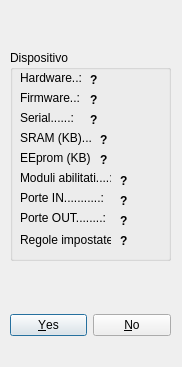
<?xml version="1.0" encoding="UTF-8"?>
<ui version="4.0">
 <class>Dialog_SerialSync</class>
 <widget class="QDialog" name="Dialog_SerialSync">
  <property name="geometry">
   <rect>
    <x>0</x>
    <y>0</y>
    <width>182</width>
    <height>367</height>
   </rect>
  </property>
  <property name="windowTitle">
   <string>Dialog</string>
  </property>
  <widget class="QGroupBox" name="groupBox_2">
   <property name="geometry">
    <rect>
     <x>10</x>
     <y>50</y>
     <width>161</width>
     <height>211</height>
    </rect>
   </property>
   <property name="title">
    <string>Dispositivo</string>
   </property>
   <widget class="QLabel" name="lb_modules">
    <property name="geometry">
     <rect>
      <x>110</x>
      <y>120</y>
      <width>21</width>
      <height>21</height>
     </rect>
    </property>
    <property name="font">
     <font>
      <weight>75</weight>
      <bold>true</bold>
     </font>
    </property>
    <property name="text">
     <string>?</string>
    </property>
   </widget>
   <widget class="QLabel" name="lb_rules">
    <property name="geometry">
     <rect>
      <x>110</x>
      <y>180</y>
      <width>21</width>
      <height>21</height>
     </rect>
    </property>
    <property name="font">
     <font>
      <weight>75</weight>
      <bold>true</bold>
     </font>
    </property>
    <property name="text">
     <string>?</string>
    </property>
   </widget>
   <widget class="QLabel" name="lb_memory">
    <property name="geometry">
     <rect>
      <x>90</x>
      <y>80</y>
      <width>41</width>
      <height>20</height>
     </rect>
    </property>
    <property name="font">
     <font>
      <weight>75</weight>
      <bold>true</bold>
     </font>
    </property>
    <property name="text">
     <string>?</string>
    </property>
   </widget>
   <widget class="QLabel" name="lb_hardware">
    <property name="geometry">
     <rect>
      <x>80</x>
      <y>20</y>
      <width>71</width>
      <height>20</height>
     </rect>
    </property>
    <property name="font">
     <font>
      <weight>75</weight>
      <bold>true</bold>
     </font>
    </property>
    <property name="text">
     <string>?</string>
    </property>
   </widget>
   <widget class="QLabel" name="label_11">
    <property name="geometry">
     <rect>
      <x>10</x>
      <y>120</y>
      <width>91</width>
      <height>16</height>
     </rect>
    </property>
    <property name="text">
     <string>Moduli abilitati....:</string>
    </property>
   </widget>
   <widget class="QLabel" name="label_12">
    <property name="geometry">
     <rect>
      <x>10</x>
      <y>140</y>
      <width>91</width>
      <height>16</height>
     </rect>
    </property>
    <property name="text">
     <string>Porte IN...........:</string>
    </property>
   </widget>
   <widget class="QLabel" name="label_13">
    <property name="geometry">
     <rect>
      <x>10</x>
      <y>180</y>
      <width>91</width>
      <height>20</height>
     </rect>
    </property>
    <property name="text">
     <string>Regole impostate.:</string>
    </property>
   </widget>
   <widget class="QLabel" name="label_14">
    <property name="geometry">
     <rect>
      <x>10</x>
      <y>80</y>
      <width>71</width>
      <height>16</height>
     </rect>
    </property>
    <property name="text">
     <string>SRAM (KB)...:</string>
    </property>
   </widget>
   <widget class="QLabel" name="lb_in">
    <property name="geometry">
     <rect>
      <x>110</x>
      <y>140</y>
      <width>21</width>
      <height>21</height>
     </rect>
    </property>
    <property name="font">
     <font>
      <weight>75</weight>
      <bold>true</bold>
     </font>
    </property>
    <property name="text">
     <string>?</string>
    </property>
   </widget>
   <widget class="QLabel" name="label_15">
    <property name="geometry">
     <rect>
      <x>10</x>
      <y>40</y>
      <width>61</width>
      <height>16</height>
     </rect>
    </property>
    <property name="text">
     <string>Firmware..:</string>
    </property>
   </widget>
   <widget class="QLabel" name="lb_firmware">
    <property name="geometry">
     <rect>
      <x>80</x>
      <y>40</y>
      <width>61</width>
      <height>20</height>
     </rect>
    </property>
    <property name="font">
     <font>
      <weight>75</weight>
      <bold>true</bold>
     </font>
    </property>
    <property name="text">
     <string>?</string>
    </property>
   </widget>
   <widget class="QLabel" name="label_16">
    <property name="geometry">
     <rect>
      <x>10</x>
      <y>20</y>
      <width>61</width>
      <height>16</height>
     </rect>
    </property>
    <property name="text">
     <string>Hardware..: </string>
    </property>
   </widget>
   <widget class="QLabel" name="label_18">
    <property name="geometry">
     <rect>
      <x>10</x>
      <y>160</y>
      <width>91</width>
      <height>16</height>
     </rect>
    </property>
    <property name="text">
     <string>Porte OUT........:</string>
    </property>
   </widget>
   <widget class="QLabel" name="lb_out">
    <property name="geometry">
     <rect>
      <x>110</x>
      <y>160</y>
      <width>21</width>
      <height>21</height>
     </rect>
    </property>
    <property name="font">
     <font>
      <weight>75</weight>
      <bold>true</bold>
     </font>
    </property>
    <property name="text">
     <string>?</string>
    </property>
   </widget>
   <widget class="QLabel" name="label_19">
    <property name="geometry">
     <rect>
      <x>10</x>
      <y>100</y>
      <width>71</width>
      <height>16</height>
     </rect>
    </property>
    <property name="text">
     <string>EEprom (KB)..:</string>
    </property>
   </widget>
   <widget class="QLabel" name="lb_eeprom">
    <property name="geometry">
     <rect>
      <x>90</x>
      <y>100</y>
      <width>41</width>
      <height>20</height>
     </rect>
    </property>
    <property name="font">
     <font>
      <weight>75</weight>
      <bold>true</bold>
     </font>
    </property>
    <property name="text">
     <string>?</string>
    </property>
   </widget>
   <widget class="QLabel" name="label_20">
    <property name="geometry">
     <rect>
      <x>10</x>
      <y>60</y>
      <width>71</width>
      <height>16</height>
     </rect>
    </property>
    <property name="text">
     <string>Serial......:</string>
    </property>
   </widget>
   <widget class="QLabel" name="lb_serial">
    <property name="geometry">
     <rect>
      <x>80</x>
      <y>60</y>
      <width>71</width>
      <height>20</height>
     </rect>
    </property>
    <property name="font">
     <font>
      <weight>75</weight>
      <bold>true</bold>
     </font>
    </property>
    <property name="text">
     <string>?</string>
    </property>
   </widget>
  </widget>
  <widget class="QDialogButtonBox" name="buttonBox">
   <property name="geometry">
    <rect>
     <x>10</x>
     <y>310</y>
     <width>161</width>
     <height>31</height>
    </rect>
   </property>
   <property name="standardButtons">
    <set>QDialogButtonBox::No|QDialogButtonBox::Yes</set>
   </property>
   <property name="centerButtons">
    <bool>true</bool>
   </property>
  </widget>
 </widget>
 <resources/>
 <connections/>
</ui>
